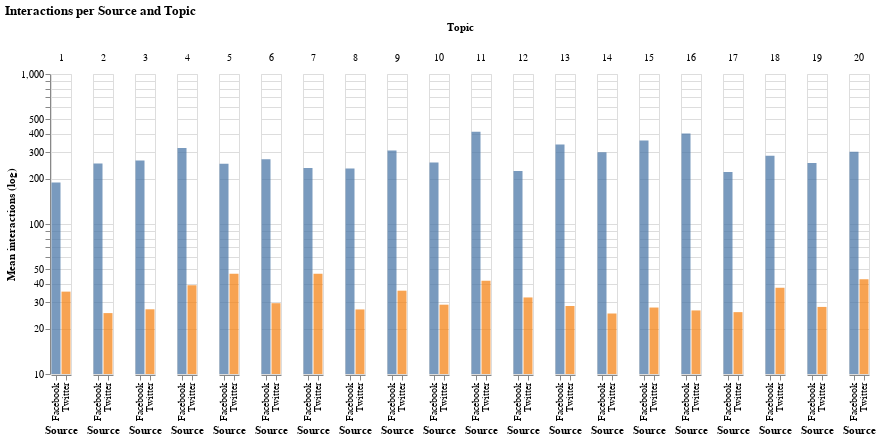

Source (notebook cell):
### Code cell
p_data = grouped.copy()
p_data["source"] = p_data.index.get_level_values("source")
p_data.columns = ["count", "sum", "mean", "Source"]
p_data.reset_index(inplace=True)
p_data["Topic"] = p_data.topic_interpretation

chart = alt.Chart(p_data, title="Interactions per Source and Topic").mark_bar().encode(
    alt.X("Source:N"),
    alt.Y("sum(mean):Q", 
          scale=alt.Scale(type="log", base=10),
          title="Mean interactions (log)"),
    column=alt.Column("topic:O", title="Topic"),
    color=alt.Color("Source", legend=None),
    opacity=alt.value(0.75),
    tooltip=["Topic"]
).properties(
    width=20
)

#chart.save(os.path.join(figures_path, "topics", "mean_interactions_per_source.html"))
chart

### Figure 1 — Vega-Lite specification as saved in the notebook (floating-point values rounded to 4 significant figures)
{"$schema": "https://vega.github.io/schema/vega-lite/v3.4.0.json", "config": {"mark": {"tooltip": null}, "view": {"height": 300, "width": 400}}, "data": {"name": "data-33738a9dd98b4fd2656d0e23b7e39281"}, "datasets": {"data-33738a9dd98b4fd2656d0e23b7e39281": [{"Source": "Facebook", "Topic": "-", "count": 469, "mean": 189.2, "source": "Facebook", "sum": 88713, "topic": 1, "topic_interpretation": "-"}, {"Source": "Twitter", "Topic": "-", "count": 468, "mean": 35.41, "source": "Twitter", "sum": 16572, "topic": 1, "topic_interpretation": "-"}, {"Source": "Facebook", "Topic": "Wohnen", "count": 524, "mean": 253.2, "source": "Facebook", "sum": 132659, "topic": 2, "topic_interpretation": "Wohnen"}, {"Source": "Twitter", "Topic": "Wohnen", "count": 471, "mean": 25.47, "source": "Twitter", "sum": 11996, "topic": 2, "topic_interpretation": "Wohnen"}, {"Source": "Facebook", "Topic": "Grüne", "count": 602, "mean": 265.1, "source": "Facebook", "sum": 159577, "topic": 3, "topic_interpretation": "Grüne"}, {"Source": "Twitter", "Topic": "Grüne", "count": 632, "mean": 27.0, "source": "Twitter", "sum": 17063, "topic": 3, "topic_interpretation": "Grüne"}, {"Source": "Facebook", "Topic": "Steuern / Geld", "count": 707, "mean": 321.6, "source": "Facebook", "sum": 227364, "topic": 4, "topic_interpretation": "Steuern / Geld"}, {"Source": "Twitter", "Topic": "Steuern / Geld", "count": 728, "mean": 38.99, "source": "Twitter", "sum": 28384, "topic": 4, "topic_interpretation": "Steuern / Geld"}, {"Source": "Facebook", "Topic": "ÖVP Mobilisierung", "count": 449, "mean": 252.1, "source": "Facebook", "sum": 113189, "topic": 5, "topic_interpretation": "ÖVP Mobilisierung"}, {"Source": "Twitter", "Topic": "ÖVP Mobilisierung", "count": 417, "mean": 46.57, "source": "Twitter", "sum": 19421, "topic": 5, "topic_interpretation": "ÖVP Mobilisierung"}, {"Source": "Facebook", "Topic": "Parteien", "count": 719, "mean": 269.8, "source": "Facebook", "sum": 194006, "topic": 6, "topic_interpretation": "Parteien"}, {"Source": "Twitter", "Topic": "Parteien", "count": 776, "mean": 29.65, "source": "Twitter", "sum": 23009, "topic": 6, "topic_interpretation": "Parteien"}, {"Source": "Facebook", "Topic": "Prognosen", "count": 634, "mean": 236.4, "source": "Facebook", "sum": 149874, "topic": 7, "topic_interpretation": "Prognosen"}, {"Source": "Twitter", "Topic": "Prognosen", "count": 562, "mean": 46.63, "source": "Twitter", "sum": 26208, "topic": 7, "topic_interpretation": "Prognosen"}, {"Source": "Facebook", "Topic": "KPÖ / Linke Forderungen", "count": 492, "mean": 234.0, "source": "Facebook", "sum": 115130, "topic": 8, "topic_interpretation": "KPÖ / Linke Forderungen"}, {"Source": "Twitter", "Topic": "KPÖ / Linke Forderungen", "count": 553, "mean": 26.94, "source": "Twitter", "sum": 14898, "topic": 8, "topic_interpretation": "KPÖ / Linke Forderungen"}, {"Source": "Facebook", "Topic": "Dank / TV-Runde", "count": 544, "mean": 308.7, "source": "Facebook", "sum": 167913, "topic": 9, "topic_interpretation": "Dank / TV-Runde"}, {"Source": "Twitter", "Topic": "Dank / TV-Runde", "count": 791, "mean": 35.93, "source": "Twitter", "sum": 28424, "topic": 9, "topic_interpretation": "Dank / TV-Runde"}, {"Source": "Facebook", "Topic": "Links / Alternativ", "count": 518, "mean": 256.8, "source": "Facebook", "sum": 133007, "topic": 10, "topic_interpretation": "Links / Alternativ"}, {"Source": "Twitter", "Topic": "Links / Alternativ", "count": 526, "mean": 28.98, "source": "Twitter", "sum": 15244, "topic": 10, "topic_interpretation": "Links / Alternativ"}, {"Source": "Facebook", "Topic": "ÖVP", "count": 1099, "mean": 411.4, "source": "Facebook", "sum": 452139, "topic": 11, "topic_interpretation": "ÖVP"}, {"Source": "Twitter", "Topic": "ÖVP", "count": 725, "mean": 41.77, "source": "Twitter", "sum": 30286, "topic": 11, "topic_interpretation": "ÖVP"}, {"Source": "Facebook", "Topic": "-", "count": 626, "mean": 225.6, "source": "Facebook", "sum": 141228, "topic": 12, "topic_interpretation": "-"}, {"Source": "Twitter", "Topic": "-", "count": 509, "mean": 32.39, "source": "Twitter", "sum": 16486, "topic": 12, "topic_interpretation": "-"}, {"Source": "Facebook", "Topic": "SPÖ", "count": 809, "mean": 338.6, "source": "Facebook", "sum": 273951, "topic": 13, "topic_interpretation": "SPÖ"}, {"Source": "Twitter", "Topic": "SPÖ", "count": 755, "mean": 28.4, "source": "Twitter", "sum": 21445, "topic": 13, "topic_interpretation": "SPÖ"}, {"Source": "Facebook", "Topic": "Volksparteien", "count": 428, "mean": 300.6, "source": "Facebook", "sum": 128653, "topic": 14, "topic_interpretation": "Volksparteien"}, {"Source": "Twitter", "Topic": "Volksparteien", "count": 394, "mean": 25.31, "source": "Twitter", "sum": 9972, "topic": 14, "topic_interpretation": "Volksparteien"}, {"Source": "Facebook", "Topic": "-", "count": 587, "mean": 359.9, "source": "Facebook", "sum": 211253, "topic": 15, "topic_interpretation": "-"}, {"Source": "Twitter", "Topic": "-", "count": 588, "mean": 27.74, "source": "Twitter", "sum": 16312, "topic": 15, "topic_interpretation": "-"}, {"Source": "Facebook", "Topic": "FPÖ", "count": 621, "mean": 401.5, "source": "Facebook", "sum": 249352, "topic": 16, "topic_interpretation": "FPÖ"}, {"Source": "Twitter", "Topic": "FPÖ", "count": 457, "mean": 26.53, "source": "Twitter", "sum": 12125, "topic": 16, "topic_interpretation": "FPÖ"}, {"Source": "Facebook", "Topic": "-", "count": 473, "mean": 222.5, "source": "Facebook", "sum": 105266, "topic": 17, "topic_interpretation": "-"}, {"Source": "Twitter", "Topic": "-", "count": 391, "mean": 25.85, "source": "Twitter", "sum": 10106, "topic": 17, "topic_interpretation": "-"}, {"Source": "Facebook", "Topic": "Wahlkampfslogans", "count": 589, "mean": 285.1, "source": "Facebook", "sum": 167896, "topic": 18, "topic_interpretation": "Wahlkampfslogans"}, {"Source": "Twitter", "Topic": "Wahlkampfslogans", "count": 421, "mean": 37.65, "source": "Twitter", "sum": 15852, "topic": 18, "topic_interpretation": "Wahlkampfslogans"}, {"Source": "Facebook", "Topic": "-", "count": 520, "mean": 255.4, "source": "Facebook", "sum": 132786, "topic": 19, "topic_interpretation": "-"}, {"Source": "Twitter", "Topic": "-", "count": 542, "mean": 28.0, "source": "Twitter", "sum": 15177, "topic": 19, "topic_interpretation": "-"}, {"Source": "Facebook", "Topic": "Stenzel Rede bei IB", "count": 621, "mean": 303.1, "source": "Facebook", "sum": 188230, "topic": 20, "topic_interpretation": "Stenzel Rede bei IB"}, {"Source": "Twitter", "Topic": "Stenzel Rede bei IB", "count": 647, "mean": 42.82, "source": "Twitter", "sum": 27707, "topic": 20, "topic_interpretation": "Stenzel Rede bei IB"}]}, "encoding": {"color": {"field": "Source", "legend": null, "type": "nominal"}, "column": {"field": "topic", "title": "Topic", "type": "ordinal"}, "opacity": {"value": 0.75}, "tooltip": [{"field": "Topic", "type": "nominal"}], "x": {"field": "Source", "type": "nominal"}, "y": {"aggregate": "sum", "field": "mean", "scale": {"base": 10, "type": "log"}, "title": "Mean interactions (log)", "type": "quantitative"}}, "mark": "bar", "title": "Interactions per Source and Topic", "width": 20}
